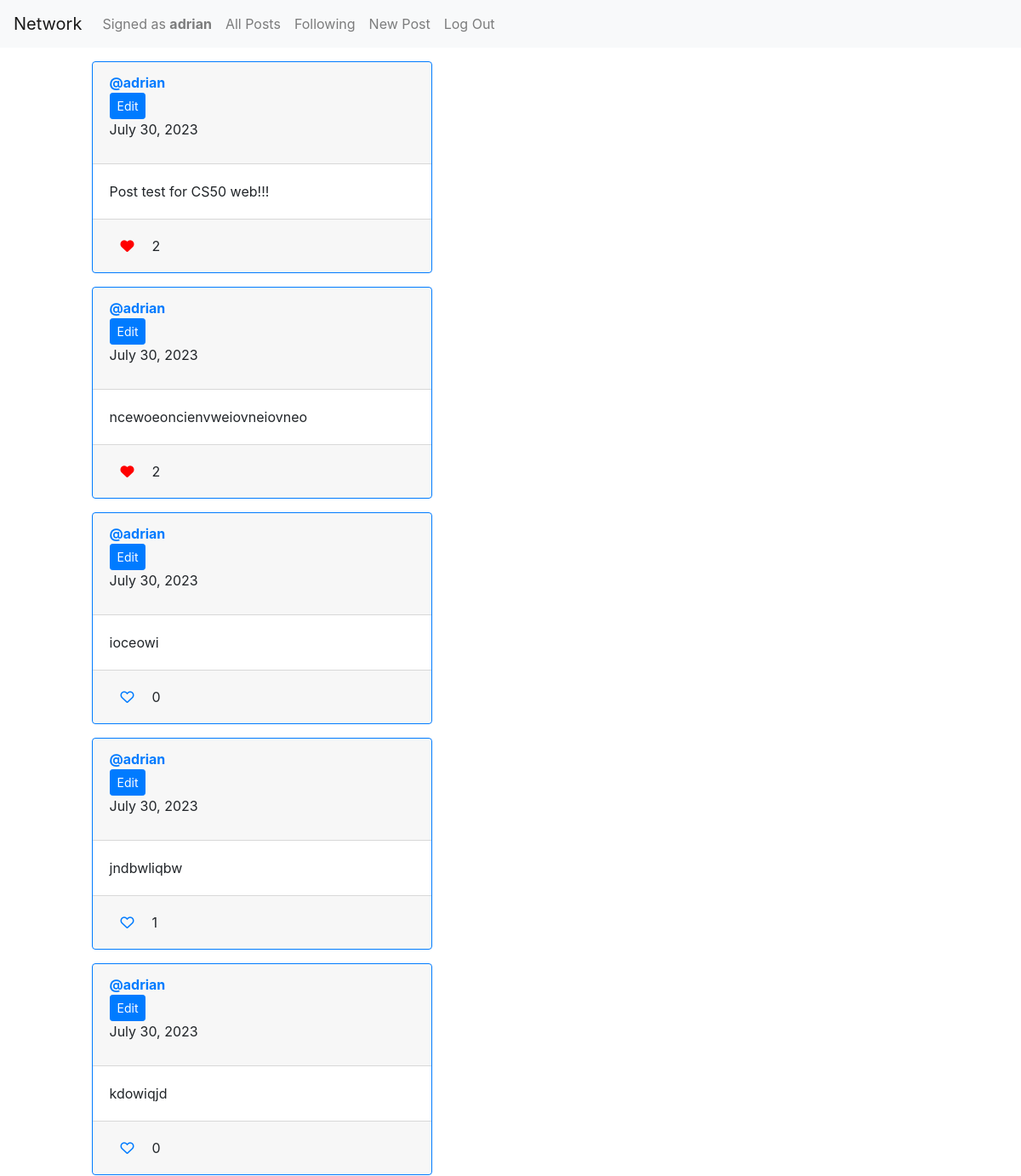
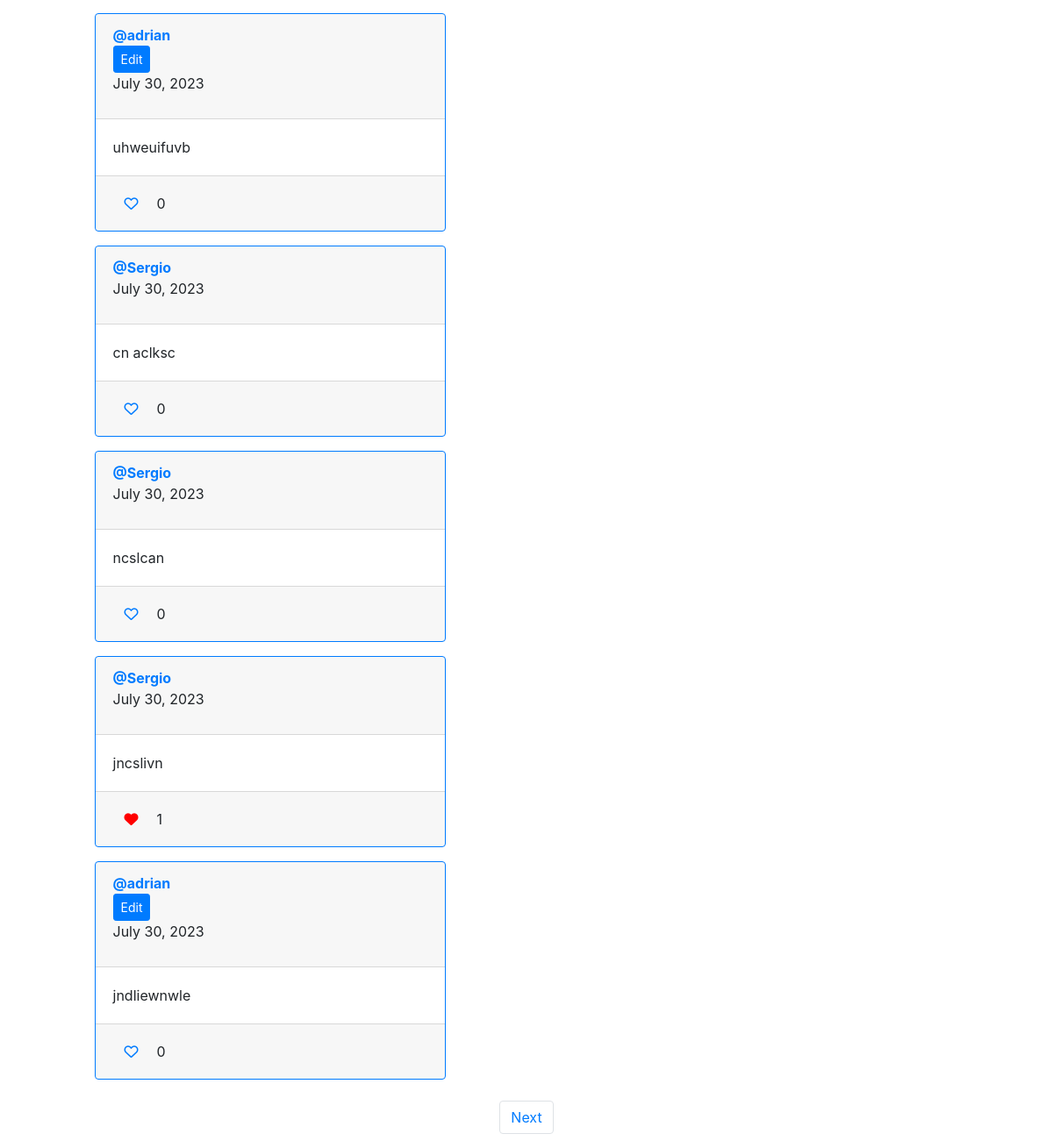
Screenshot of / (signed in) with the database file from the repository (2 pictures, top to bottom).
### network/models.py (models this page shows, shortened)
class User(AbstractUser):
    pass

class Post(models.Model):
    poster = models.ForeignKey(User,on_delete=models.CASCADE, related_name="poster")
    text = models.CharField(max_length=200)
    posted_on = models.DateField(default=datetime.now)

### network/views.py (the view)
# urls.py: path("", views.index, name="index"),
@login_required(login_url="login")
def index(request):
    posts = Post.objects.all().order_by("id").reverse()
    paginator = Paginator(posts,10)
    pageNumber = request.GET.get('page')
    postsPage = paginator.get_page(pageNumber)
    query = Like.objects.filter(user=request.user)
    postsYouLiked = []
    likes = {}
    for post in query:
        postsYouLiked.append(post.post)
    for p in posts:
        like = len(Like.objects.filter(post=p))
        likes[p.id] = like
    return render(request, "network/index.html",{
        "posts": posts,
        "postsPage": postsPage,
        "postsYouLiked": postsYouLiked,
        "likes": likes
    })

### network/views.py (called while the page is built)
@register.filter
def get_item(dictionary, key):
    return dictionary.get(key)

### network/templates/network/index.html (shortened to what this page needs)
{% extends "network/layout.html" %}
{% load static %}
{% block body %}
    <div class="container-fluid mt-3">
        <div class="column">
        {% for post in postsPage %}
            <div class="col-lg-6 col-md-8 col-sm-10 mt-3">
                <div class="card border-primary">
                <div class="card-header">
                    <strong><a href="{% url 'profile' userId=post.poster.id %}">@{{ post.poster}}</a></strong>
                    {% if post.poster == request.user %}
                    <br>
                    <button type="button" class="btn btn-primary btn-sm" data-toggle="modal" data-target="#modal_editPost_{{post.id}}">Edit</button>
                    {% endif %}
                    <p>{{post.posted_on}}</p>
                </div>
                <div class="card-body">
                    <p class="card-text" id="text_{{post.id}}">{{ post.text }}</p>
                </div>
                <div class="card-footer">
                    <div class="d-flex align-items-center">
                        <button class="btn btn-link like-btn" id="button_like_{{post.id}}" onclick="likeHandler('{{post.id}}')">
                            {% if post in postsYouLiked%}
                                <i class="fas fa-heart" id="heart_{{post.id}}"></i>
                            {% else %}
                                <i class="far fa-heart" id="heart_{{post.id}}"></i>
                            {% endif %}
                        </button>
                        <p id="numberLikes_{{post.id}}" class="mb-0 ml-2">{{ likes|get_item:post.id }}</p>
                    </div>
                </div>
                </div>
            </div>
        {% endfor %}
        </div>
    </div>
    <br>
    <footer>
        <nav aria-label="Page navigation example" class="d-flex justify-content-center">
            <ul class="pagination">
              {% if postsPage.has_next %}
                <li class="page-item"><a class="page-link" href="?page={{postsPage.next_page_number}}">Next</a></li>
              {% endif %}
            </ul>
          </nav>
    </footer>
{% endblock %}

### network/templates/network/layout.html (shortened to what this page needs)
{% load static %}
<!DOCTYPE html>
<html lang="en">
    <head>
        <link rel="stylesheet" href="https://stackpath.bootstrapcdn.com/bootstrap/4.4.1/css/bootstrap.min.css">
        <link rel="stylesheet" href="https://cdnjs.cloudflare.com/ajax/libs/font-awesome/6.0.0-beta3/css/all.min.css">
        <link href="{% static 'network/styles.css' %}" rel="stylesheet">
    </head>
    <body>
        <nav class="navbar navbar-expand-lg navbar-light bg-light">
            <a class="navbar-brand" href="#">Network</a>
            <div>
              <ul class="navbar-nav mr-auto">
                {% if user.is_authenticated %}
                    <li class="nav-item">
                        <a class="nav-link" href="{% url 'profile' userId=user.id %}">Signed as <strong>{{ user.username }}</strong></a>
                    </li>
                {% endif %}
                <li class="nav-item">
                  <a class="nav-link" href="{% url 'index' %}">All Posts</a>
                </li>
                {% if user.is_authenticated %}
                    <li class="nav-item">
                        <a class="nav-link" href="{% url 'following' %}">Following</a>
                    </li>
                    <li>
                        <a class="nav-link" href="{% url 'newPost' %}">New Post</a>
                    </li>
                    <li class="nav-item">
                        <a class="nav-link" href="{% url 'logout' %}">Log Out</a>
                    </li>
                {% endif %}
              </ul>
            </div>
          </nav>
        <div class="body">
            {% block body %}
            {% endblock %}
        </div>
    </body>
</html>

### network/static/network/styles.css (style rules this page uses)
.card { max-width: 400px; margin: 0 auto; }
.fas.fa-heart { color: red; }

### rows the page displays
User: username "adrian"
Post: poster "adrian", posted_on "July 30, 2023", text "Post test for CS50 web!!!", id "2"
Post: poster "adrian", posted_on "July 30, 2023", text "ncewoeoncienvweiovneiovneo", id "2"
Post: poster "adrian", posted_on "July 30, 2023", text "ioceowi", id "0"
Post: poster "adrian", posted_on "July 30, 2023", text "jndbwliqbw", id "1"
Post: poster "adrian", posted_on "July 30, 2023", text "kdowiqjd", id "0"
Post: poster "adrian", posted_on "July 30, 2023", text "uhweuifuvb", id "0"
Post: poster "Sergio", posted_on "July 30, 2023", text "cn aclksc", id "0"
Post: poster "Sergio", posted_on "July 30, 2023", text "ncslcan", id "0"
Post: poster "Sergio", posted_on "July 30, 2023", text "jncslivn", id "1"
Post: poster "adrian", posted_on "July 30, 2023", text "jndliewnwle", id "0"
